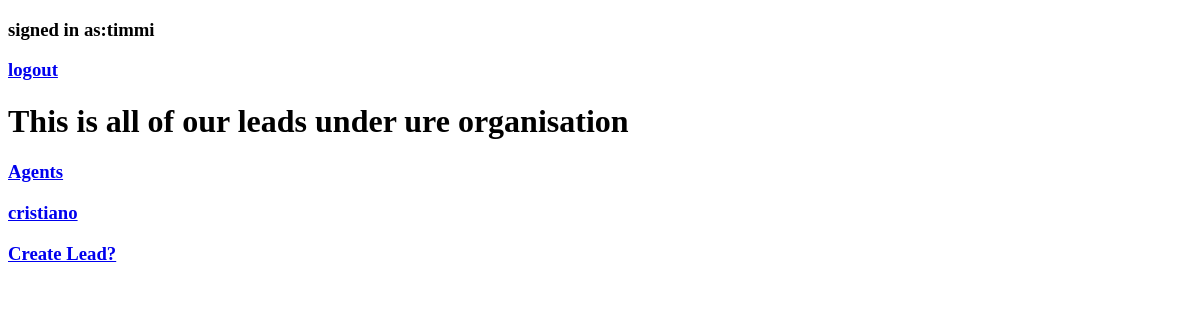
The app's page / (signed in), older data.
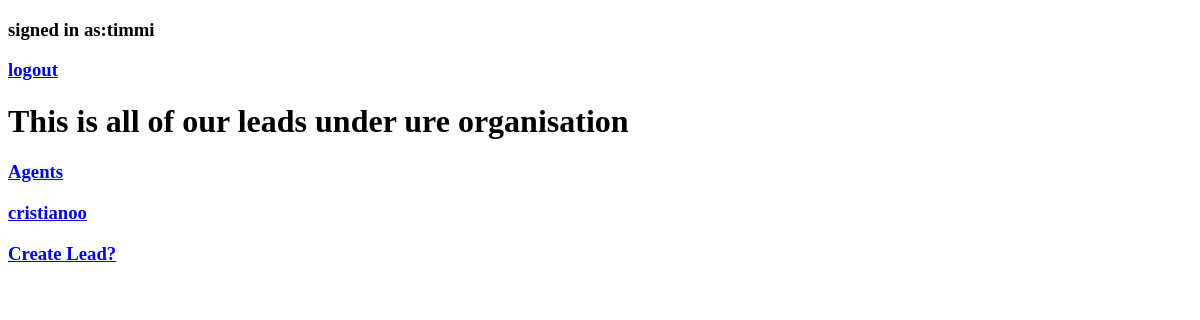
The same page, newer data.
### CRMapp/models.py (models this page shows, shortened)
class Lead(models.Model):
    first_name = models.CharField(max_length=20)
    last_name = models.CharField(max_length=20)
    age = models.IntegerField(default=0)
    agent = models.ForeignKey("Agent", on_delete=models.SET_NULL, null=True, blank=True)
    organisation = models.ForeignKey("Auto", on_delete=models.SET_NULL, null=True, blank=True)

### CRMapp/views.py (the view)
# urls.py: path('', views.Lead_list.as_view(), name='lead-list'),
class Lead_list(LoginRequiredMixin, generic.ListView):
    template_name = 'lead-list.html'
    context_object_name = "leads"
    def get_queryset(self):
        if self.request.user.is_organisor:
            queryset = Lead.objects.filter(organisation = self.request.user.auto)
        else:
            queryset = Lead.objects.filter(agent = self.request.user.agent)
        return queryset

### CRMapp/templates/lead-list.html (shortened to what this page needs)
<!DOCTYPE html>
<html lang="en">
<head>
</head>
<body>
    {% if request.user.is_authenticated %}
    <h3>signed in as:{{request.user.username}}</h3><a href="{% url 'logout' %}"><h3>logout</h3></a>
    {% else %}
    <a href="{% url 'login' %}"><h3>login</h3></a><a href="{% url 'signup' %}"><h3>signup</h3>
    {% endif %}
    {% if request.user.is_organisor %}
    <h1>This is all of our leads under ure organisation</h1></a>
    {% else %}
    <h1>This is all of your leads to manage</h1>
    {% endif %}
    {% if request.user.is_organisor %}
    <a href="{% url 'agents:agent-list' %}"><h3>Agents</h3></a>
    {% endif %}
    {% for lead in leads %}
    <a href="{% url 'leads:lead-detail' lead.id %}"><h3>{{lead.first_name}}</h3></a>
    {% endfor %}
    {% if request.user.is_organisor %}
    <a href="{% url 'leads:lead-create' %}"><h3>Create Lead?</h3></a>
    {% endif %}
</body>
</html>

Row changes from the older to the newer data that the page shows:
changed Lead: first_name "cristiano" → "cristianoo"
